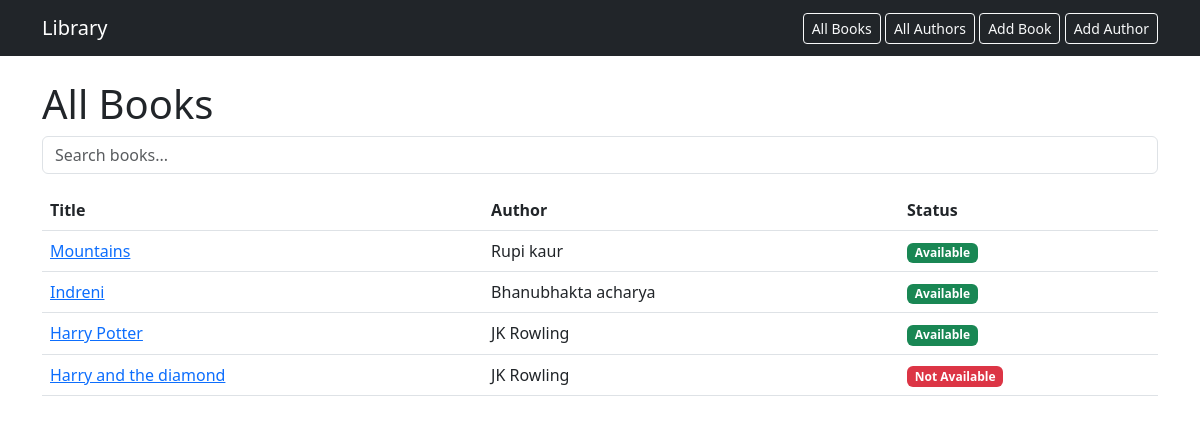
The page /books/ on the database its author committed.
### library/models.py (models this page shows, shortened)
class Book(models.Model):
    title = models.CharField(max_length = 100)
    author = models.ForeignKey(Author, on_delete = models.CASCADE)
    isbn= models.CharField(max_length = 20, unique = True)
    published_date = models.DateField(blank = True, null = True)
    copies_total = models.PositiveIntegerField()
    copies_available = models.PositiveIntegerField()
    @property
    def is_available(self):
        return self.copies_available > 0

class Author(models.Model):
    name = models.CharField(max_length = 100)
    bio = models.TextField(blank = True)
    date_of_birth = models.DateField(blank=True, null=True)

### library/views.py (the view)
# urls.py: path('books/', views.book_list, name='book_list'),
def book_list(request):
    books = Book.objects.select_related("author").all()
    q = request.GET.get("q")
    if q:
        books = books.filter(title__icontains=q)
    return render(request, "book_list.html", {"books": books})

### library/templates/book_list.html (shortened to what this page needs)
{% extends 'base.html' %}
{% block content %}
    <h1>All Books</h1>
    <form method="get" class="mb-3">
    <input
        type="text"
        name="q"
        placeholder="Search books..."
        value="{{ request.GET.q }}"
        class="form-control"
    >
</form>
    <table class="table">
        <thead>
            <tr><th>Title</th><th>Author</th><th>Status</th></tr>
        </thead>
        <tbody>
        {% for book in books %}
            <tr>
                <td><a href="{% url 'book_detail' book.pk %}">{{ book.title }}</a></td>
                <td>{{ book.author.name }}</td>
                <td>
                    {% if book.is_available %}
                        <span class="badge bg-success">Available</span>
                    {% else %}
                        <span class="badge bg-danger">Not Available</span>
                    {% endif %}
                </td>
            </tr>
        {% empty %}
            <tr><td colspan="3">No books yet.</td></tr>
        {% endfor %}
        </tbody>
    </table>
{% endblock %}

### library/templates/base.html (shortened to what this page needs)
<!DOCTYPE html>
<html lang="en">
<head>
    <link href="https://cdn.jsdelivr.net/npm/bootstrap@5.3.0/dist/css/bootstrap.min.css" rel="stylesheet">
</head>
<body>
    <nav class="navbar navbar-expand-lg navbar-dark bg-dark mb-4">
        <div class="container">
            <a class="navbar-brand" href="{% url 'home' %}">Library</a>
            <div>
                <a class="btn btn-outline-light btn-sm" href="{% url 'book_list' %}">All Books</a>
                <a class="btn btn-outline-light btn-sm" href="{% url 'author_list' %}">All Authors</a>
                <a class="btn btn-outline-light btn-sm" href="{% url 'book_create' %}">Add Book</a>
                <a class="btn btn-outline-light btn-sm" href="{% url 'author_create' %}">Add Author</a>
            </div>
        </div>
    </nav>
    <div class="container">
        {% block content %}
        {% endblock %}
    </div>
</body>
</html>

### rows shown on the page
Book: title "Mountains", author.name "Rupi kaur", copies_available "Available"
Book: title "Indreni", author.name "Bhanubhakta acharya", copies_available "Available"
Book: title "Harry Potter", author.name "JK Rowling", copies_available "Available"
Book: title "Harry and the diamond", author.name "JK Rowling", copies_available "Not Available"
